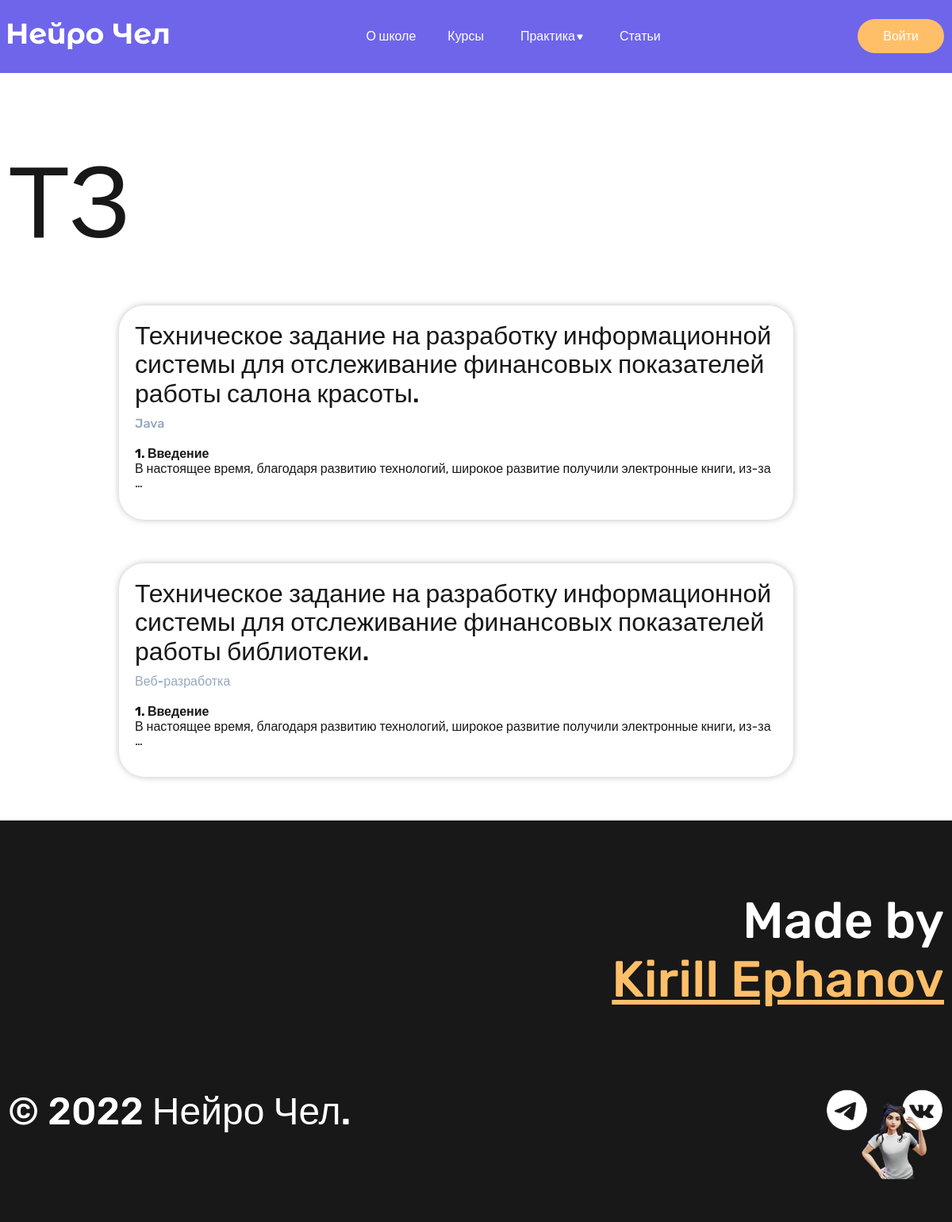
The page /practice/tech_task/ on the database its author committed.
### blablycode_app/models.py (models this page shows, shortened)
class TechTask(models.Model):
    tech_task_title = models.CharField(max_length=150, verbose_name='Название ТЗ')
    tech_task_category = models.ForeignKey('Category', on_delete=models.PROTECT, null=True, verbose_name='Категория')
    tech_task_content = models.TextField(max_length=1500, verbose_name='Содержание ТЗ')
    class Meta:
        verbose_name = 'Техническое задание'
        verbose_name_plural = 'Технические задания'
        ordering = ['-pk']

class Category(models.Model):
    category_title = models.CharField(max_length=150, verbose_name='Название категории')
    def __str__(self):
        return self.category_title
    class Meta:
        verbose_name = 'Категория'
        verbose_name_plural = 'Категории'
        ordering = ['category_title']

### blablycode_app/views.py (the view)
# urls.py: path('practice/tech_task/', tech_task_page, name='tech_task'),
def tech_task_page(request):
    tech_task = TechTask.objects.all()
    context = {'tech_task': tech_task,}
    return render(request=request, template_name='blablycode_app/tech_task_list.html', context=context)

### blablycode_app/templates/blablycode_app/tech_task_list.html
{% extends 'base.html' %}
{% block content %}
    <div class="wrapper">
        <h1 class="page-title">ТЗ</h1>
    </div>
    <section>
        <div class="course-catalog-wrapper">
            <div class="course-catalog">
                {% for item in tech_task %}
                <a href="{% url 'open_tech_task' item.pk %}" class="card-link">
                    <div class="course-card">
                        <div class="course-card-container">
                            <div class="course-card__content">
                                <p class="course-card__title">
                                    {{ item.tech_task_title }}
                                </p>
                                <div class="course-card__categories">
                                    <p class="course-card__category">
                                        {{ item.tech_task_category }}
                                    </p>
                                </div>
                                <p class="course-card__description">
                                    {{ item.tech_task_content|safe|truncatewords:15 }}
                                </p>
                            </div>
                        </div>
                    </div>
                </a>
                {% endfor %}
            </div>
        </div>
    </section>
{% endblock %}

### blablycode/static/styles/style.css (style rules this page uses)
:root { --dark: #181818; --blue: #6E65EB; --orange: #FFBF69; --grey: #97A8C1; }
html { background-color: var(--dark); }
body { font-family: 'Rubik', sans-serif; color: var(--dark); background-color: #fff; }
.wrapper { max-width: 1180px; padding-right: 5px; padding-left: 5px; margin: 0 auto; }
.page-title { font-size: 128px; font-weight: 500; margin-top: 90px; margin-bottom: 55px; }
.course-catalog-wrapper { max-width: 900px; padding-right: 5px; padding-left: 5px; margin: 0 auto; }
.card-link { color: var(--dark); text-decoration: none; }
.course-card { border-radius: 32px; padding: 20px; box-shadow: 0px 0px 8px rgba(0, 0, 0, 0.25); max-width: 850px; box-sizing: border-box; margin-bottom: 55px; }
.course-card-container { display: flex; align-items: center; }
.course-card__title { font-size: 32px; font-weight: 500; margin: 0; }
.course-card__categories { margin-top: 10px; margin-bottom: 0; }
.course-card__category { color: var(--grey); font-size: 16px; font-weight: 500; margin-top: 5px; margin-bottom: 0; }
.course-card__description { font-size: 16px; margin-top: 20px; }

### rows shown on the page
TechTask: tech_task_title "Техническое задание на разработку информационной системы для отслеживание финансовых показателей работы салона красоты.", tech_task_category "Java", tech_task_content "1. Введение В настоящее время, благодаря развитию технологий, широкое развитие получили электронные книги, из-за …"
TechTask: tech_task_title "Техническое задание на разработку информационной системы для отслеживание финансовых показателей работы библиотеки.", tech_task_category "Веб-разработка", tech_task_content "1. Введение В настоящее время, благодаря развитию технологий, широкое развитие получили электронные книги, из-за …"
